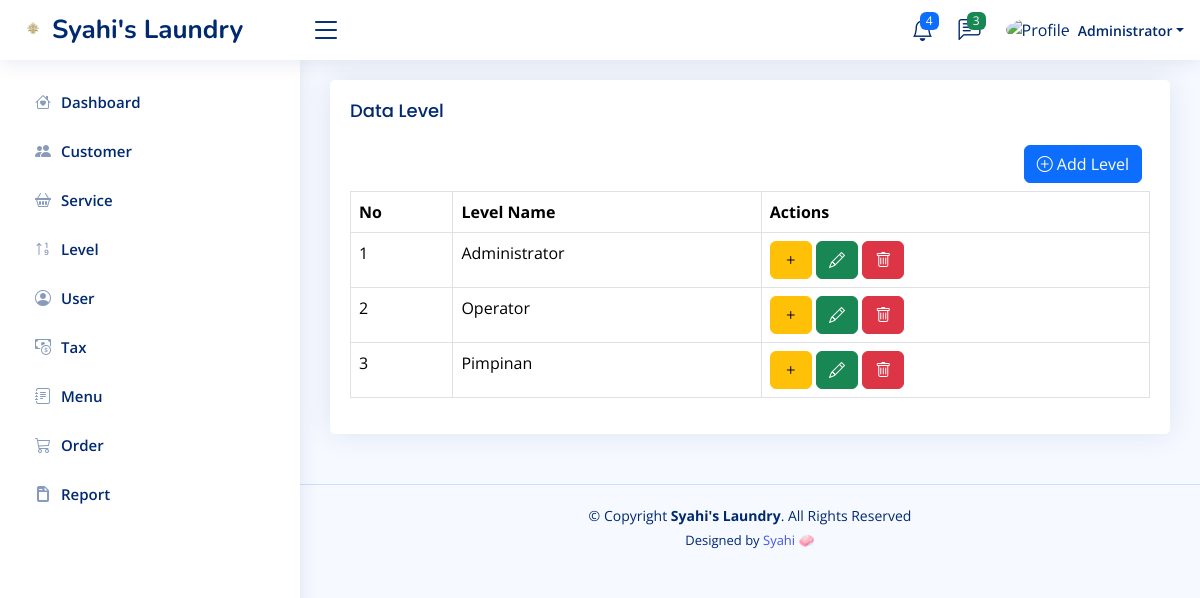
/home.php?page=level (signed in), run on the app's committed database.
### tables this page shows
CREATE TABLE `level_menus` (
  `id` int(11) NOT NULL,
  `level_id` int(11) NOT NULL,
  `menu_id` int(11) NOT NULL,
  `created_at` timestamp NOT NULL DEFAULT current_timestamp(),
  `updated_at` timestamp NULL DEFAULT NULL ON UPDATE current_timestamp()
);

CREATE TABLE `menus` (
  `id` int(11) NOT NULL,
  `name` varchar(30) NOT NULL,
  `icon` varchar(30) NOT NULL,
  `link` varchar(35) NOT NULL,
  `order` int(11) NOT NULL,
  `created_at` timestamp NOT NULL DEFAULT current_timestamp(),
  `updated_at` timestamp NULL DEFAULT NULL ON UPDATE current_timestamp()
);

CREATE TABLE `levels` (
  `id` int(11) NOT NULL,
  `level_name` varchar(50) NOT NULL,
  `created_at` timestamp NOT NULL DEFAULT current_timestamp(),
  `updated_at` timestamp NULL DEFAULT NULL ON UPDATE current_timestamp()
);

### pages/level.php (the view, shortened to what this page needs)
<?php
$query = mysqli_query($config, "SELECT * FROM levels");
$rows = mysqli_fetch_all($query, MYSQLI_ASSOC);
?>
<!DOCTYPE html>
<html lang="en">
<head>
</head>
<body>
  <div class="row">
    <div class="col-sm-12">
      <div class="card">
        <div class="card-body">
          <h3 class="card-title">Data Level</h3>
            <div class="d-flex justify-content-end m-2">
              <a href="?page=tambah-level" class="btn btn-primary bi bi-plus-circle"> Add Level</a>
            </div>
            <table class="table table-bordered">
              <tr>
                <th>No</th>
                <th>Level Name</th>
                <th>Actions</th>
              </tr>
              <?php foreach ($rows as $key => $level): ?>
                <tr>
                  <td><?Php echo $key + 1 ?></td>
                  <td><?Php echo $level['level_name'] ?></td>
                  <td>
                    <a href="?page=add-role-menu&edit=<?php echo $level['id'] ?>" class="btn btn-warning"><i
                    class="bi bi-plus"></i>
                  </a>
                  <a href="?page=tambah-level&edit=<?php echo $level['id'] ?>" class="btn btn-success"><i
                  class="bi bi-pencil"></i>
                </a>
                <form class="d-inline" action="?page=level&delete=<?php echo $level['id'] ?>" method="post"
                onclick="return confirm('Are you sure you want to delete this level?')">
                <button type="submit" class="btn btn-danger"><i class="bi bi-trash"></i>
              </form>
            </td>
          </tr>
          <?php endforeach; ?>
        </table>
    </div>
  </div>
</div>
</body>
</html>

### include/sidebar.php (shortened to what this page needs)
<?php
$level_id = $_SESSION['LEVEL_ID'] ?? '';
$queryLevelMenu = mysqli_query($config, "SELECT * FROM menus JOIN level_menus ON menus.id = level_menus.menu_id WHERE level_id  = '$level_id' ORDER BY `order` ASC");
$rowLevelMenus = mysqli_fetch_all($queryLevelMenu, MYSQLI_ASSOC);
?>
<aside id="sidebar" class="sidebar">
  <ul class="sidebar-nav" id="sidebar-nav">
    <?php foreach ($rowLevelMenus as $rowLevelMenu): ?>
      <li class="nav-item">
        <a class="nav-link collapsed" href="?page=<?php echo $rowLevelMenu['link'] ?>">
          <i class="<?php echo $rowLevelMenu['icon'] ?>"></i>
          <span><?php echo $rowLevelMenu['name'] ?></span>
        </a>
      </li>
    <?php endforeach ?>
      </ul>
</aside>

### assets/css/style.css (style rules this page uses)
:root { scroll-behavior: smooth; }
body { font-family: "Open Sans", sans-serif; background: #f6f9ff; color: #444444; }
a { color: #4154f1; text-decoration: none; }
h1, h2, h3, h4, h5, h6 { font-family: "Nunito", sans-serif; }
.card { margin-bottom: 30px; border: none; border-radius: 5px; box-shadow: 0px 0 30px rgba(1, 41, 112, 0.1); }
.card-title { padding: 20px 0 15px 0; font-size: 18px; font-weight: 500; color: #012970; font-family: "Poppins", sans-serif; }
.card-body { padding: 0 20px 20px 20px; }
.sidebar { position: fixed; top: 60px; left: 0; bottom: 0; width: 300px; z-index: 996; transition: all 0.3s; padding: 20px; overflow-y: auto; scrollbar-width: thin; scrollbar-color: #aab7cf transparent; box-shadow: 0px 0px 20px rgba(1, 41, 112, 0.1); background-color: #fff; }
.sidebar-nav { padding: 0; margin: 0; list-style: none; }
.sidebar-nav li { padding: 0; margin: 0; list-style: none; }
.sidebar-nav .nav-item { margin-bottom: 5px; }
.sidebar-nav .nav-link { display: flex; align-items: center; font-size: 15px; font-weight: 600; color: #4154f1; transition: 0.3; background: #f6f9ff; padding: 10px 15px; border-radius: 4px; }
.sidebar-nav .nav-link i { font-size: 16px; margin-right: 10px; color: #4154f1; }
.sidebar-nav .nav-link.collapsed { color: #012970; background: #fff; }
.sidebar-nav .nav-link.collapsed i { color: #899bbd; }

### data on the page
level_menus: menu.name "Dashboard"
level_menus: menu.name "Customer"
level_menus: menu.name "Service"
level_menus: menu.name "Level"
level_menus: menu.name "User"
level_menus: menu.name "Tax"
level_menus: menu.name "Menu"
level_menus: menu.name "Order"
level_menus: menu.name "Report"
levels: level_name "Administrator"
levels: level_name "Operator"
levels: level_name "Pimpinan"

### other printed values
$_SESSION['NAME'] "Administrator"
